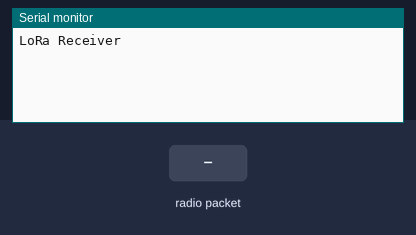
Bench run of a sketch on a simulated ESP32. On the bench: the last lines printed to the serial monitor. Inputs (shaded band) come from the test bench. No radio packets arrive unless stated.

Above: at 1.2 s.
1.3 s: radio packet "BL," arrives
At 1.8 s:
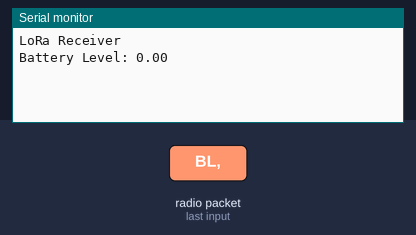
2.8 s: radio packet "5" arrives
At 3.9 s:
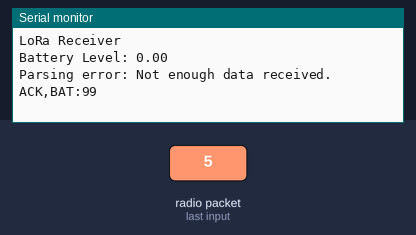

The sketch:

Receiver.ino
```cpp
#include <SPI.h>
#include <LoRa.h>

#define ss 5    // LoRa SS pin
#define rst 2   // LoRa reset pin
#define dio0 4  // LoRa DIO0 pin

// Variables to store parsed values
int leftStickX = 0;
int leftStickY = 0;
int leftTrigger = 0;
int rightTrigger = 0;
bool XButton = false;
bool OButton = false;
bool SButton = false;
bool TButton = false;
bool UP = false;
bool DOWN = false;
bool LEFT = false;
bool RIGHT = false;

float batteryLevel = 100;                // Store battery level
unsigned long lastBatterySendTime = 0; // Timer for battery level transmission

void setup() {
  Serial.begin(115200);                      // Initialize Serial for debugging
  Serial2.begin(19200, SERIAL_8N1, 16, 17);  // Initialize Serial2 on RX2 = GPIO 16, TX2 = GPIO 17

  Serial.println("LoRa Receiver");

  // Initialize LoRa
  LoRa.setPins(ss, rst, dio0);  // Set LoRa pins
  if (!LoRa.begin(433E6)) {     // Start LoRa at 433 MHz
    Serial.println("Starting LoRa failed!");
    while (1);
  }
}

void loop() {

  batteryLevel *= 0.9999;

  if (batteryLevel < 1){
    batteryLevel = 100;
  }

  // Task 1: Check for LoRa packet and parse commands
  receiveAndParseLoRa();

  // Task 3: Send the UP, DOWN states and steering angle over Serial2
  sendCommandsOverSerial();
}

// Function to check for LoRa packet and parse data
void receiveAndParseLoRa() {
  int packetSize = LoRa.parsePacket();
  if (packetSize) {
    String receivedMessage = "";

    // Read packet and store in a string
    while (LoRa.available()) {
      receivedMessage += (char)LoRa.read();
    }

    // Check if message contains battery level data
    if (receivedMessage.startsWith("BL,")) {
      batteryLevel = receivedMessage.substring(3).toInt();
      Serial.print("Battery Level: ");
      Serial.println(batteryLevel);
    } else {
      // Parse the received message to extract control values
      parseReceivedMessage(receivedMessage);

      // Send acknowledgment back to the transmitter
      sendAcknowledgment();
    }
  }
}

// Function to parse received message and extract values
void parseReceivedMessage(String message) {
  // Split the message by commas
  int values[12]; // There are 12 values to parse
  int index = 0;
  int startIndex = 0;
  int commaIndex = 0;

  while (index < 12) {
    commaIndex = message.indexOf(',', startIndex);
    if (commaIndex == -1) {
      // If no more commas and index is less than 11, we have a problem
      if (index < 11) {
        Serial.println("Parsing error: Not enough data received.");
        return;
      } else {
        // Last value, take the rest of the string
        values[index] = message.substring(startIndex).toInt();
        break;
      }
    } else {
      values[index] = message.substring(startIndex, commaIndex).toInt();
      startIndex = commaIndex + 1;
      index++;
    }
  }

  // Assign parsed values to variables
  leftStickX = values[0];
  leftStickY = values[1];
  leftTrigger = values[2];
  rightTrigger = values[3];
  XButton = values[4];
  OButton = values[5];
  SButton = values[6];
  TButton = values[7];
  UP = values[8];
  DOWN = values[9];
  LEFT = values[10];
  RIGHT = values[11];

  // For debugging, print the parsed values
  Serial.printf(
      "Received LX:%d LY:%d L2:%d R2:%d X:%d O:%d S:%d T:%d UP:%d DOWN:%d LEFT:%d RIGHT:%d\n",
      leftStickX, leftStickY, leftTrigger, rightTrigger, XButton, OButton, SButton, TButton, UP,
      DOWN, LEFT, RIGHT);
}

// Function to calculate and send the UP, DOWN states and steering angle via Serial2 with checksum
void sendCommandsOverSerial() {
  // Construct the message
  String message = "UP:";
  message += UP;
  message += ",DOWN:";
  message += DOWN;
  message += ",STEER:";
  message += leftStickX;

  // Calculate checksum (sum of ASCII values of characters in message)
  int checksum = 0;
  for (int i = 0; i < message.length(); i++) {
    checksum += message[i];
  }
  checksum %= 256; // Keep it within 0-255

  // Construct the full message with start and end markers and checksum
  String fullMessage = "<" + message + ",CHECKSUM:" + String(checksum) + ">\n";

  // Send the message over Serial2
  Serial2.print(fullMessage);
}

// Function to send acknowledgment back to the transmitter
void sendAcknowledgment() {
  // Construct acknowledgment message
  String ackMessage = "ACK,BAT:";
  ackMessage += int(batteryLevel);

  Serial.println(ackMessage);

  // Send the acknowledgment over LoRa
  LoRa.beginPacket();
  LoRa.print(ackMessage);
  LoRa.endPacket();
}
```

Measured:
- after the input at 1.3 s, the serial monitor: prints a new line at once (image 1)
- after the input at 2.8 s, the serial monitor: prints a new line at once (image 2)
